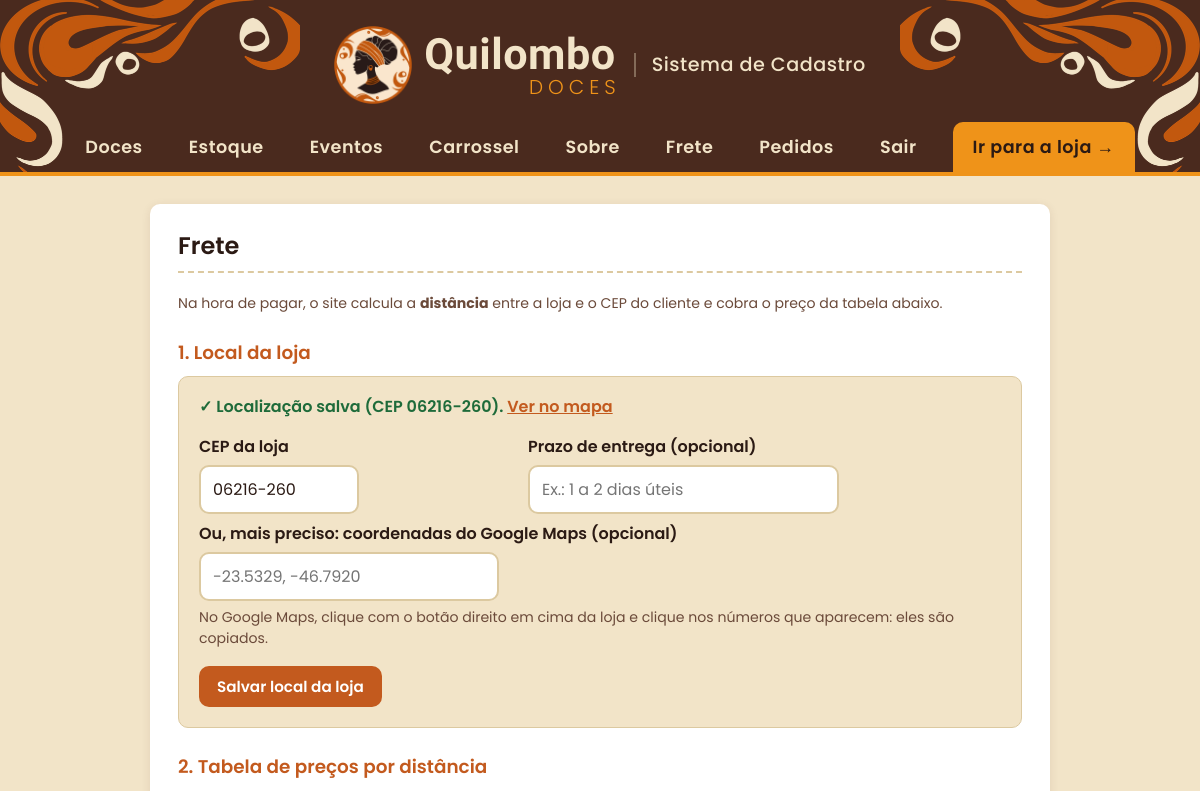
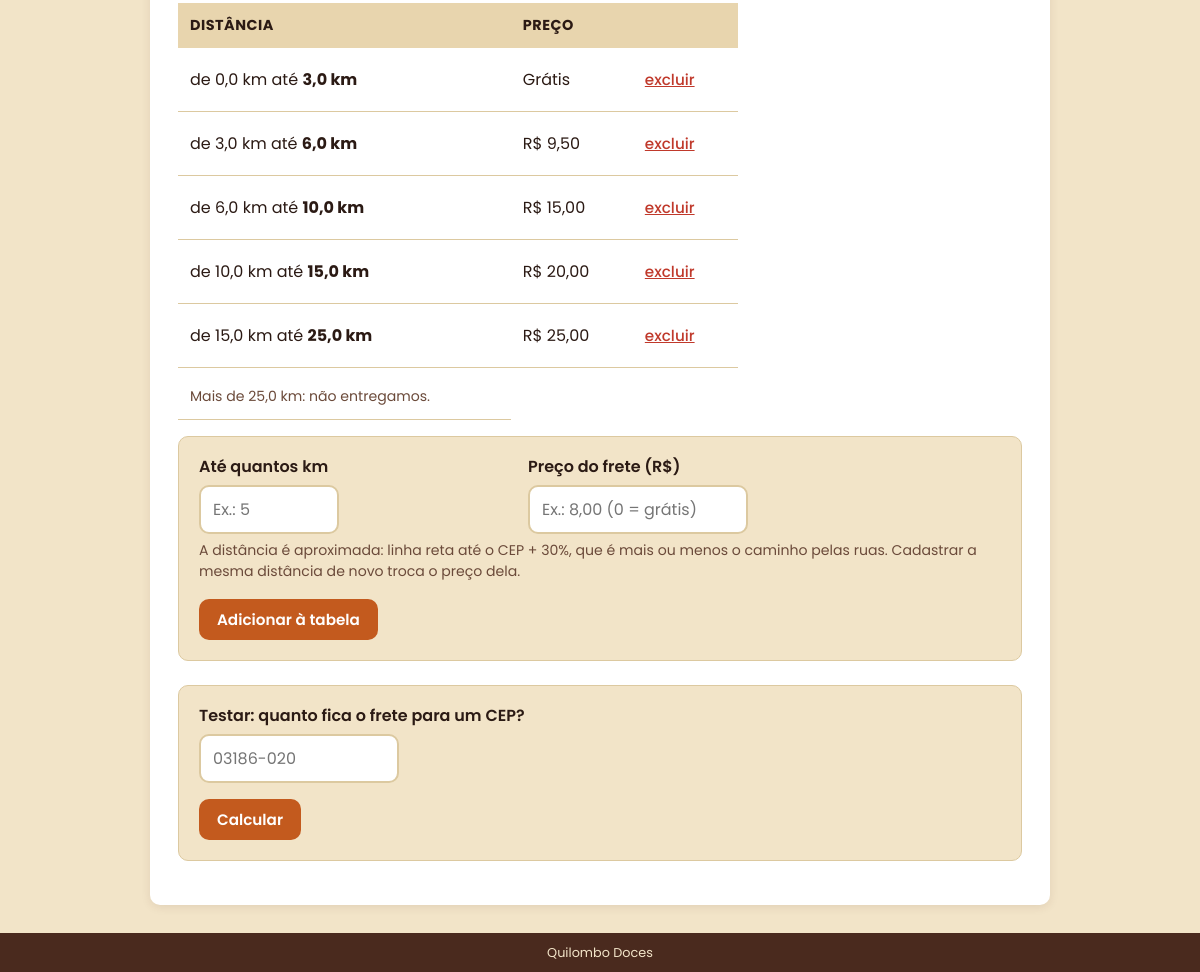
Screenshot of /frete (signed in) with the database file from the repository (2 pictures, top to bottom).
### tables this page shows
CREATE TABLE configuracoes (
                chave  TEXT PRIMARY KEY,
                valor  TEXT
            );

CREATE TABLE frete_km (
                id      INTEGER PRIMARY KEY AUTOINCREMENT,
                ate_km  REAL    NOT NULL,
                preco   REAL    NOT NULL
            );

### app.py (the view, shortened to what this page needs)
@app.route("/frete", methods=["GET", "POST"])
def frete():
    conn = conectar_banco()
    erros = {}
    dados = {}
    acao = request.form.get("acao", "")
    teste = None
    cep_teste = request.args.get("cep_teste", "").strip()
    if cep_teste:
        teste = calcular_frete(conn, cep_teste)
    faixas = conn.execute('SELECT * FROM frete_km ORDER BY ate_km').fetchall()
    loja = local_da_loja(conn)
    conn.close()
    return render_template("frete.html", faixas=faixas, loja=loja,
                           dados=dados, erros=erros, acao=acao, teste=teste,
                           cep_teste=cep_teste, msg=request.args.get("msg", "")), \
        (400 if erros else 200)

### app.py (called while the page is built)
@app.template_filter("brl")
def formato_brl(valor):
    return f"{float(valor):.2f}".replace(".", ",")

@app.context_processor
def dados_globais():
    return {
        "qtd_carrinho": sum(session.get("carrinho", {}).values()),
        "whatsapp": WHATSAPP,
        "pedidos_pendentes": contar_pedidos_pendentes(),
        "cliente": cliente_atual(),      # cliente logado na loja (ou None)
    }

def contar_pedidos_pendentes():
    conn = conectar_banco()
    qtd = conn.execute(
        "SELECT COUNT(*) FROM pedidos WHERE status = 'informado'").fetchone()[0]
    conn.close()
    return qtd

@app.before_request
def proteger_admin():
    endpoint = request.endpoint or ""
    if (not endpoint                            # pagina que nao existe: mostra o erro 404
            or endpoint.startswith("loja")
            or endpoint.startswith("contas.")
            or endpoint in PAGINAS_PUBLICAS
            or session.get("admin_id")):
        return None
    if endpoint == "listar":
        return redirect(url_for("loja"))
    proximo = request.path if request.method == "GET" else ""
    return redirect(url_for("admin_entrar", proximo=proximo))

def so_digitos(texto):
    return "".join(c for c in (texto or "") if c.isdigit())

def formatar_cep(cep):
    cep = so_digitos(cep)
    return f"{cep[:5]}-{cep[5:]}" if len(cep) == 8 else cep

@app.template_filter("km")
def formatar_km(valor):
    return f"{valor:.1f}".replace(".", ",") + " km"

def ler_config(conn, chave, padrao=""):
    linha = conn.execute('SELECT valor FROM configuracoes WHERE chave = ?',
                         (chave,)).fetchone()
    return linha["valor"] if linha else padrao

def local_da_loja(conn):
    lat, lon = ler_config(conn, "loja_lat"), ler_config(conn, "loja_lon")
    return {"cep": ler_config(conn, "loja_cep"),
            "lat": float(lat) if lat else None,
            "lon": float(lon) if lon else None,
            "prazo": ler_config(conn, "entrega_prazo")}

### contas.py (called while the page is built, shortened)
def cliente_atual():
    id_cliente = session.get("cliente_id")
    if not id_cliente:
        return None

@contas.before_app_request
def exigir_email():
    endpoint = request.endpoint or ""
    if not (endpoint.startswith("loja") or endpoint.startswith("contas.")):
        return None                         # area do admin, arquivos etc.

### templates/frete.html (shortened to what this page needs)
{% extends "base.html" %}
{% block conteudo %}
  <h2>Frete</h2>
  <p class="dica">Na hora de pagar, o site calcula a <b>distância</b> entre a loja e o CEP do
     cliente e cobra o preço da tabela abaixo.</p>
  <h3 class="titulo-bloco">1. Local da loja</h3>
  <form class="caixa-envio" method="post" action="{{ url_for('frete') }}">
    {% if loja.lat is not none %}
      <p class="frete-ok">&#10003; Localização salva{% if loja.cep %} (CEP {{ loja.cep|cep }}){% endif %}.
        <a href="https://www.google.com/maps?q={{ loja.lat }},{{ loja.lon }}" target="_blank">Ver no mapa</a></p>
    {% else %}
      <p class="frete-aviso-admin">Cadastre o CEP da loja para o cálculo por km funcionar.
        Enquanto isso, o cliente não consegue finalizar o pedido pelo site.</p>
    {% endif %}
    <div class="campos-lado">
      <p>
        <label for="l-cep">CEP da loja</label>
        <input type="text" id="l-cep" name="cep" maxlength="9" inputmode="numeric"
               value="{{ dados.get('cep', '') if acao == 'loja' else (loja.cep|cep) }}" placeholder="06010-000">
      </p>
      <p>
        <label for="l-prazo">Prazo de entrega (opcional)</label>
        <input type="text" id="l-prazo" name="prazo"
               value="{{ dados.get('prazo', '') if acao == 'loja' else loja.prazo }}" placeholder="Ex.: 1 a 2 dias úteis">
      </p>
    </div>
    <p>
      <label for="l-coord">Ou, mais preciso: coordenadas do Google Maps (opcional)</label>
      <input type="text" id="l-coord" name="coordenadas" value="{{ dados.get('coordenadas', '') }}"
             placeholder="-23.5329, -46.7920">
      <span class="dica">No Google Maps, clique com o botão direito em cima da loja e clique nos números que aparecem: eles são copiados.</span>
    </p>
    <button type="submit" class="botao">Salvar local da loja</button>
  </form>
  <h3 class="titulo-bloco">2. Tabela de preços por distância</h3>
  {% if faixas %}
    <table class="tabela-km">
      <tr><th>Distância</th><th>Preço</th><th></th></tr>
      {% set anterior = namespace(km=0) %}
      {% for f in faixas %}
        <tr>
          <td>de {{ anterior.km|km }} até <b>{{ f['ate_km']|km }}</b></td>
          <td>{% if f['preco'] %}R$ {{ f['preco']|brl }}{% else %}Grátis{% endif %}</td>
          <td>
            <form method="post" action="{{ url_for('excluir_frete', id_faixa=f['id']) }}"
                  onsubmit="return confirm('Excluir a faixa até {{ f['ate_km']|km }}?');">
              <button type="submit" class="link-perigo">excluir</button>
            </form>
          </td>
        </tr>
        {% set anterior.km = f['ate_km'] %}
      {% endfor %}
      <tr><td colspan="3" class="dica">Mais de {{ anterior.km|km }}: não entregamos.</td></tr>
    </table>
  {% else %}
    <p class="vazio">Nenhuma faixa ainda. Exemplo: até 3 km = R$ 6,00 &middot; até 6 km = R$ 10,00 &middot;
       até 10 km = R$ 15,00 &middot; até 15 km = R$ 20,00.</p>
  {% endif %}
  <form class="caixa-envio" method="post" action="{{ url_for('frete') }}">
    <div class="campos-lado">
      <p>
        <label for="k-km">Até quantos km</label>
        <input type="text" id="k-km" name="ate_km" inputmode="decimal"
               value="{{ dados.get('ate_km', '') if acao == 'faixa' else '' }}" placeholder="Ex.: 5">
      </p>
      <p>
        <label for="k-preco">Preço do frete (R$)</label>
        <input type="text" id="k-preco" name="preco" inputmode="decimal"
               value="{{ dados.get('preco', '') if acao == 'faixa' else '' }}" placeholder="Ex.: 8,00 (0 = grátis)">
      </p>
    </div>
    <p class="dica">A distância é aproximada: linha reta até o CEP + 30%, que é mais ou menos o
       caminho pelas ruas. Cadastrar a mesma distância de novo troca o preço dela.</p>
    <button type="submit" class="botao">Adicionar à tabela</button>
  </form>
  <form class="caixa-envio teste-frete" method="get" action="{{ url_for('frete') }}">
    <p>
      <label for="t-cep">Testar: quanto fica o frete para um CEP?</label>
      <input type="text" id="t-cep" name="cep_teste" value="{{ cep_teste }}" maxlength="9"
             inputmode="numeric" placeholder="03186-020">
    </p>
    <button type="submit" class="botao">Calcular</button>
  </form>
{% endblock %}

### templates/base.html (shortened to what this page needs)
<!DOCTYPE html>
<html lang="pt-br">
<head>
    <link rel="stylesheet" href="{{ url_for('static', filename='estilo.css') }}">
</head>
<body>
  <header>
    <img class="topo-ornamento esquerda" src="{{ url_for('static', filename='img/ornamento-bege.png') }}" alt="">
    <img class="topo-ornamento direita" src="{{ url_for('static', filename='img/ornamento-bege.png') }}" alt="">
    <h1>
      <a class="logo" href="{{ url_for('listar') }}">
        <img class="logo-img" src="{{ url_for('static', filename='img/logo.png') }}" alt="">
        <span class="logo-texto">
          <span class="logo-nome">Quilombo</span>
          <span class="logo-sub">Doces</span>
        </span>
        <span class="logo-area">Sistema de Cadastro</span>
      </a>
    </h1>
    <nav>
      {% if session.get('admin_id') %}
      <a href="{{ url_for('listar') }}">Doces</a>
      <a href="{{ url_for('estoque') }}">Estoque</a>
      <a href="{{ url_for('eventos') }}">Eventos</a>
      <a href="{{ url_for('carrossel') }}">Carrossel</a>
      <a href="{{ url_for('sobre') }}">Sobre</a>
      <a href="{{ url_for('frete') }}">Frete</a>
      <a href="{{ url_for('pedidos') }}">Pedidos{% if pedidos_pendentes %} <span class="contador-pedidos">{{ pedidos_pendentes }}</span>{% endif %}</a>
      <a href="{{ url_for('admin_sair') }}" title="Sair da área do administrador">Sair</a>
      {% endif %}
      <a class="botao-loja" href="{{ url_for('loja') }}">Ir para a loja &rarr;</a>
    </nav>
  </header>
  <main>
    {% block conteudo %}{% endblock %}
  </main>
  <footer>
    Quilombo Doces
  </footer>
</body>
</html>

### rows the page displays
configuracoes: cep|cep "06216-260", cep "06216-260"
frete_km: km|km "0,0 km", ate_km|km "3,0 km", preco "Grátis", km|km "3,0 km"
frete_km: ate_km|km "6,0 km", preco|brl "9,50", km|km "6,0 km"
frete_km: ate_km|km "10,0 km", preco|brl "15,00", km|km "10,0 km"
frete_km: ate_km|km "15,0 km", preco|brl "20,00", km|km "15,0 km"
frete_km: ate_km|km "25,0 km", preco|brl "25,00", km|km "25,0 km"
